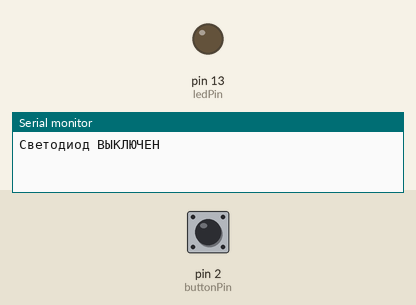
This sketch was run on a simulated Arduino Uno, built with avr-gcc and run on an emulated ATmega328P. On the bench: output pins drawn as LEDs (lit = HIGH), the last lines printed to the serial monitor. The inputs (shaded band) are chosen by the test bench; at power-on: pin 2 (buttonPin) LOW.

Above: at 1.2 s.
1.3 s: pin 2 (buttonPin) pulled HIGH for 0.15 s
At 1.6 s:
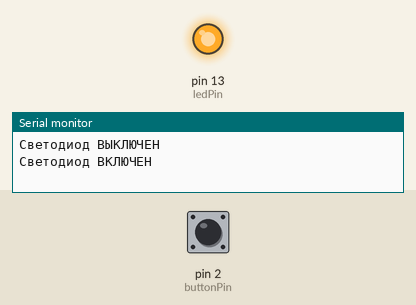
2.9 s: pin 2 (buttonPin) pulled HIGH for 1 s
At 4.1 s:
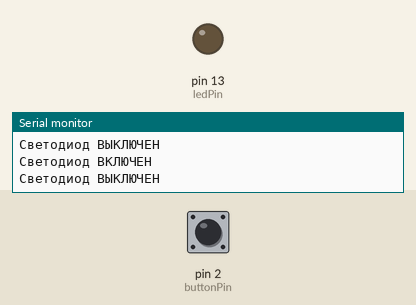
5.4 s: pin 2 (buttonPin) pulled HIGH for 3.2 s
At 6.0 s:
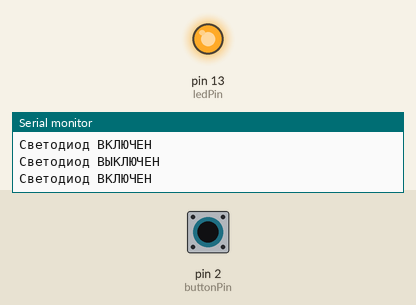
Timing chart, 0 to 8.4 s (numbered marks = the images above; inputs shaded):
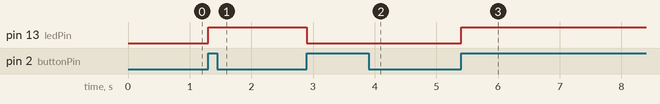

Measured:
- after the input at 1.3 s, pin 13 (ledPin): LOW → HIGH at once
- after the input at 2.9 s, pin 13 (ledPin): HIGH → LOW at once
- after the input at 5.4 s, pin 13 (ledPin): LOW → HIGH at once

The sketch:

_______4.ino
```cpp
const int buttonPin = 2;
const int ledPin = 13;

int ledState = LOW;
int lastButtonState = LOW;
int currentButtonState;

void setup() {
  pinMode(ledPin, OUTPUT);
  pinMode(buttonPin, INPUT);
  Serial.begin(9600);

  Serial.println("Светодиод ВЫКЛЮЧЕН");
}

void loop() {
  currentButtonState = digitalRead(buttonPin);

  if (lastButtonState == LOW && currentButtonState == HIGH) {

    ledState = !ledState;

    digitalWrite(ledPin, ledState);

    if (ledState == HIGH) {
      Serial.println("Светодиод ВКЛЮЧЕН");
    } else {
      Serial.println("Светодиод ВЫКЛЮЧЕН");
    }

    delay(50);
  }

  lastButtonState = currentButtonState;
}
```
